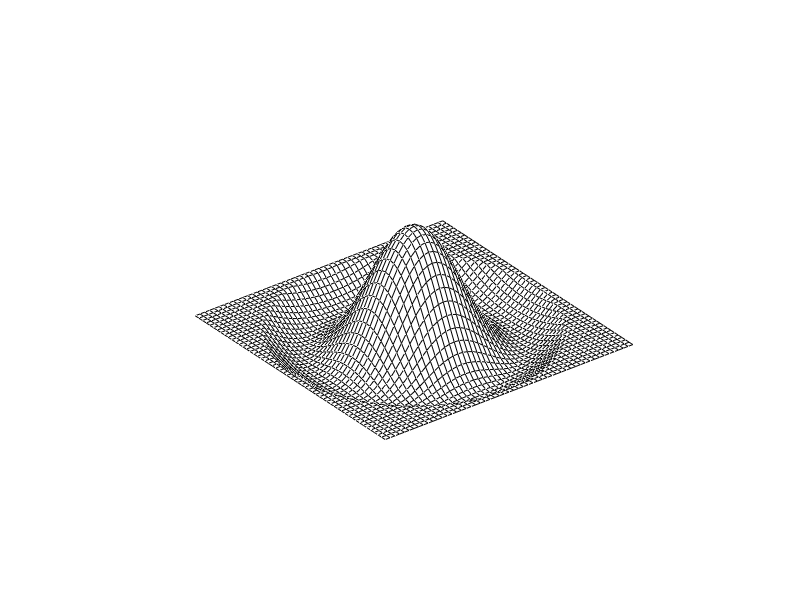

Write the MATLAB code that produced this figure.
function bmp_onCenter_offSurround
%emulate response of on-center off-surround retinal ganglion cell
%http://agamtyagi.blogspot.com/2013/02/matlab-code-for-famous-mexican-hat.html  
kExtent = 6.5; %zeros at pi*2, 6.2832
kAmplitude = 20;
[x,y] = meshgrid(-kExtent:0.25:kExtent);
r = sqrt(x.^2+y.^2)+eps;
z = sin(r)./r;
z(r > (2*pi) & z > 0) = 0;
z = z * kAmplitude;
h = surf(z); %shading flat

set(h, 'edgecolor',[0 0 0], 'FaceLighting','phong');
set(h, 'FaceColor',[1 1 1], 'FaceAlpha',1, 'EdgeAlpha', 1);
set(gcf, 'color', [1 1 1])
axis off
axis equal